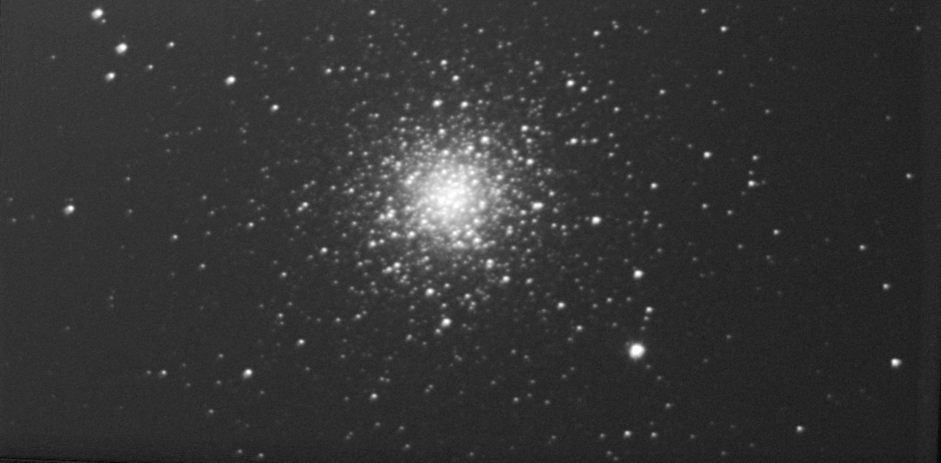
#> input picture m3.jpg, 1882 x 925 px (shown at 1/2 size)
$ python offset.py m3.jpg hti.png
#> lines starting #> are read from the running program, lines starting #| are printed output that depends on the picture
### util.py
import numpy as np
import subprocess
import re
import os
import glob
import itertools

from PIL import Image
from skimage.filters import laplace, sobel
from coordinates import Coordinates
from image_stack import ImageStack
from influxdb import InfluxDBClient


def load_image(filename, dtype=np.int16):
#> called with filename = 'm3.jpg'
	pil_image = Image.open(filename)
#> pil_image is the input picture: PIL image 1882x925 RGB; min 0, max 255, mean 52.2
	yxc_image = np.asarray(pil_image, dtype=dtype)
	xyc_image = np.transpose(yxc_image, (1, 0, 2))
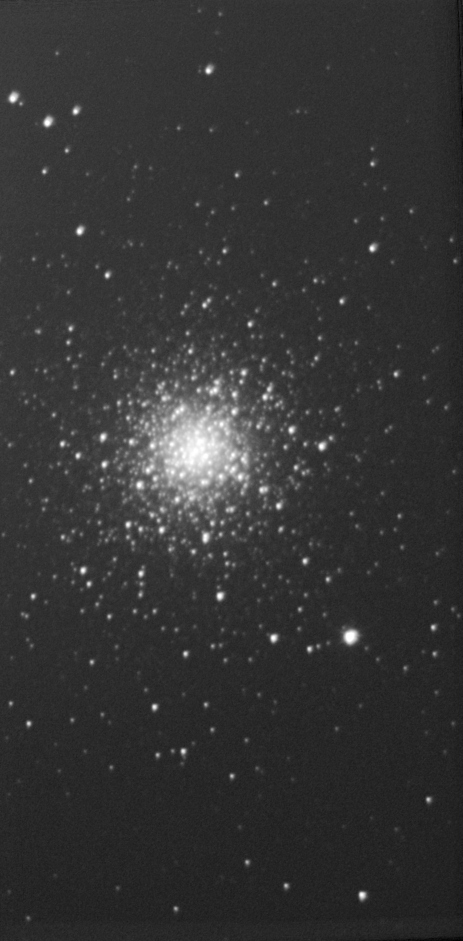
#> xyc_image: shape (1882, 925, 3) int16 (shown at 1/2 size); min 0, max 255, mean 52.2
	return xyc_image


# [70 lines left out: functions load_image_greyscale, create_average_frame, save_image, save_image_greyscale, save_composition, save_animation and 1 more, not called in this run]

def get_sharpness_vol(frame):
	# variance of laplacian on a downscaled image
	return laplace(frame).var()

def get_sharpness_sobel(frame):
	# variance of sobel
	return sobel(frame).var()

# [53 lines left out: functions locate_image, query_offsets, pairwise, not called in this run]

### offset.py
import sys
import glob
import numpy as np

from PIL import Image
from util import load_image
from similarity import get_similarity


def get_slice_1(size, offset):
	if offset >= 0:
		return offset, size
	else:
		return 0, size + offset


def get_slice_2(size, offset):
	return get_slice_1(size, -offset)


def slice_image(image, x_offset, y_offset, slice_f):
	min_x, max_x = slice_f(image.shape[1], x_offset)
	min_y, max_y = slice_f(image.shape[0], y_offset)
	return image[min_y:max_y,min_x:max_x]


def best_offset_in_area(image1, image2, base_offset, radius):
	best_offset = 0, 0
	best_similarity = 0
	for x_ofs in range(-radius+base_offset[0], radius+base_offset[0]+1, radius):
		for y_ofs in range(-radius+base_offset[1], radius+base_offset[1]+1, radius):
			similarity = get_similarity(
				slice_image(image1, x_ofs, y_ofs, get_slice_1),
				slice_image(image2, x_ofs, y_ofs, get_slice_2),
			)
			if similarity > best_similarity:
				print(f'new best: {x_ofs}, {y_ofs}')
				best_similarity = similarity
				best_offset = x_ofs, y_ofs

	return best_offset


def get_offset(image1, image2):
	assert image1.shape == image2.shape

	radius = 16
	offset = 0, 0

	while radius >= 1:
		offset = best_offset_in_area(image1, image2, offset, radius)
		radius = int(radius/2)

	return offset


if __name__ == '__main__':
	if len(sys.argv) != 3:
		print(f'Usage: {sys.argv[0]} <filename1> <filename2>')
		sys.exit(1)

	filename1, filename2 = sys.argv[1], sys.argv[2]
	image1 = load_image(filename1)
	image2 = load_image(filename2)
#> call 2 of load_image, with filename = 'hti.png'
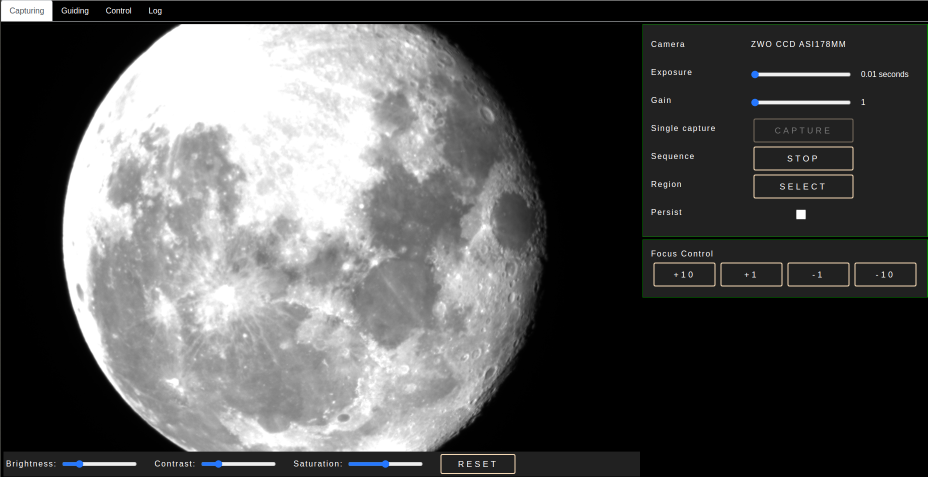
#> input picture hti.png, 1855 x 954 px (shown at 1/2 size)
#> in load_image, pil_image is the input picture: PIL image 1855x954 RGBA; mean R, G, B, A 83.9, 84.1, 83.9, 255
#> in load_image (call 2), `xyc_image = np.transpose(yxc_image, (1, 0, 2))`:
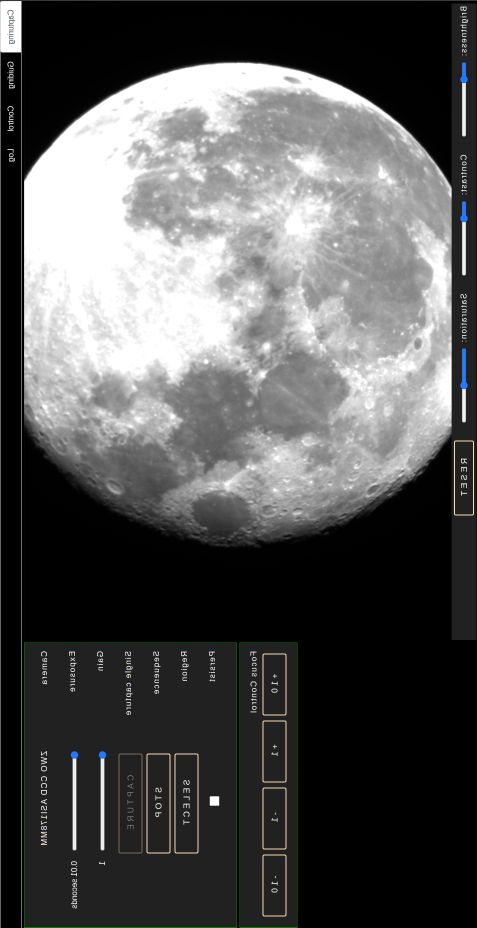
#> xyc_image: shape (1855, 954, 4) int16 (shown at 1/2 size); mean R, G, B, A 83.9, 84.1, 83.9, 255

#> (the run stopped early here; a loop or call above may not have finished)
